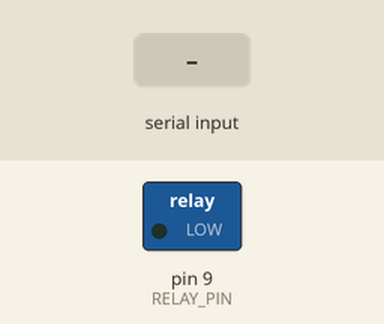
Bench run of a sketch on a simulated Arduino Uno, built with avr-gcc and run on an emulated ATmega328P. Parts: switched loads named in the sketch (green lamp = pin HIGH). The inputs (shaded band) are chosen by the test bench. What the sketch prints to the serial monitor is not drawn.

Above: at 1.2 s.
1.3 s: "C\n" received over Serial
At 3.2 s:
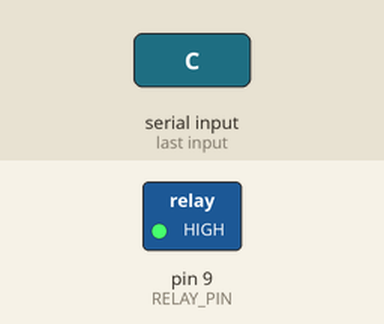
3.5 s: "O\n" received over Serial
At 4.3 s:
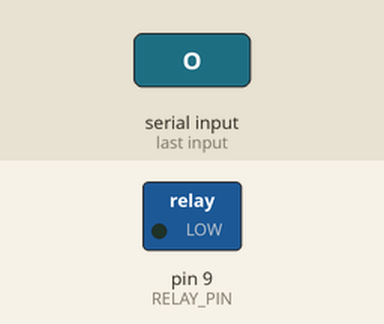
Timing chart, 0 to 6.5 s (numbered marks = the images above; inputs shaded):
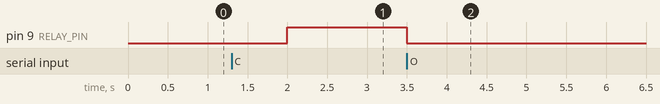

Measured:
- after the input at 1.3 s, pin 9 (RELAY_PIN): LOW → HIGH after 0.70 s
- after the input at 3.5 s, pin 9 (RELAY_PIN): HIGH → LOW after 0.00 s instead of 2.8 s

The sketch:

bed_relay.ino
```cpp
// PrintWatch bed relay: a relay module (active HIGH) connects / disconnects the bed heater control wire.
// Relay SIG on pin 9.  Relay ON = control wire connected = bed heats.  Relay OFF = bed off.
// Wire the control wire through the relay's COM and NO contacts, so "off" (and any Uno failure) = disconnected.
// Same serial protocol as the servo version, so PrintWatch needs no changes:
//   C = heat     O = off     G = report status
// Reply to G:  P:<1880 heating | 2020 off> W:<C|O wanted> U:<uptime s> L:<ms since last command> X:<glitches>
// Safety: starts off, goes off if no command for 5 s, hardware watchdog restarts a hung board (-> off),
//         re-checks its own state every loop and goes off if anything doesn't add up.
#include <avr/wdt.h>

const int RELAY_PIN = 9;
const unsigned long TIMEOUT_MS = 5000;
const unsigned long MIN_SWITCH_MS = 2000;   // never click faster than this, whatever is asked

bool on = false;
byte onMirror = 0xA5;        // 0x5A when on, 0xA5 when off; anything else = scrambled memory
bool wantOn = false;
unsigned long lastCmd = 0;
unsigned long lastSwitch = 0;
unsigned int glitches = 0;
char buf[16];
byte len = 0;

void setRelay(bool v) {
  on = v;
  onMirror = v ? 0x5A : 0xA5;
  digitalWrite(RELAY_PIN, v ? HIGH : LOW);
}

void glitch() {
  glitches++;
  wantOn = false;
  pinMode(RELAY_PIN, OUTPUT);
  setRelay(false);
}

void setup() {
  wdt_disable();
  digitalWrite(RELAY_PIN, LOW);      // off before the pin even becomes an output
  pinMode(RELAY_PIN, OUTPUT);
  setRelay(false);
  Serial.begin(115200);
  Serial.println("BOOT open");
  lastCmd = millis();
  lastSwitch = millis();
  wdt_enable(WDTO_2S);
}

void handle(const char *c) {
  if (c[0] == 'C' && c[1] == 0) { wantOn = true; lastCmd = millis(); }
  else if (c[0] == 'O' && c[1] == 0) { wantOn = false; lastCmd = millis(); }
  else if (c[0] == 'G' && c[1] == 0) {
    unsigned long since = millis() - lastCmd;
    lastCmd = millis();
    Serial.print("P:"); Serial.print(on ? 1880 : 2020);
    Serial.print(" W:"); Serial.print(wantOn ? 'C' : 'O');
    Serial.print(" U:"); Serial.print(millis() / 1000);
    Serial.print(" L:"); Serial.print(since);
    Serial.print(" X:"); Serial.println(glitches);
  } else {
    Serial.print("ERR "); Serial.println(c);
  }
}

void loop() {
  wdt_reset();

  // self-check: state and its mirror agree, the pin is an output and matches the state
  bool pinHigh = digitalRead(RELAY_PIN) == HIGH;
  bool isOutput = (DDRB & _BV(PB1)) != 0;              // pin 9 = PB1
  if ((on && onMirror != 0x5A) || (!on && onMirror != 0xA5) || !isOutput || pinHigh != on) {
    glitch();
  }

  while (Serial.available()) {
    char ch = Serial.read();
    if (ch == '\r') continue;
    if (ch == '\n') { buf[len] = 0; if (len) handle(buf); len = 0; }
    else if (len < sizeof(buf) - 1) buf[len++] = ch;
    else len = 0;
  }
  if (millis() - lastCmd > TIMEOUT_MS) wantOn = false;     // Pi went quiet -> off

  if (wantOn != on) {
    if (!wantOn) { setRelay(false); lastSwitch = millis(); }                  // turning off: always immediately
    else if (millis() - lastSwitch >= MIN_SWITCH_MS) { setRelay(true); lastSwitch = millis(); }
  }
}
```
